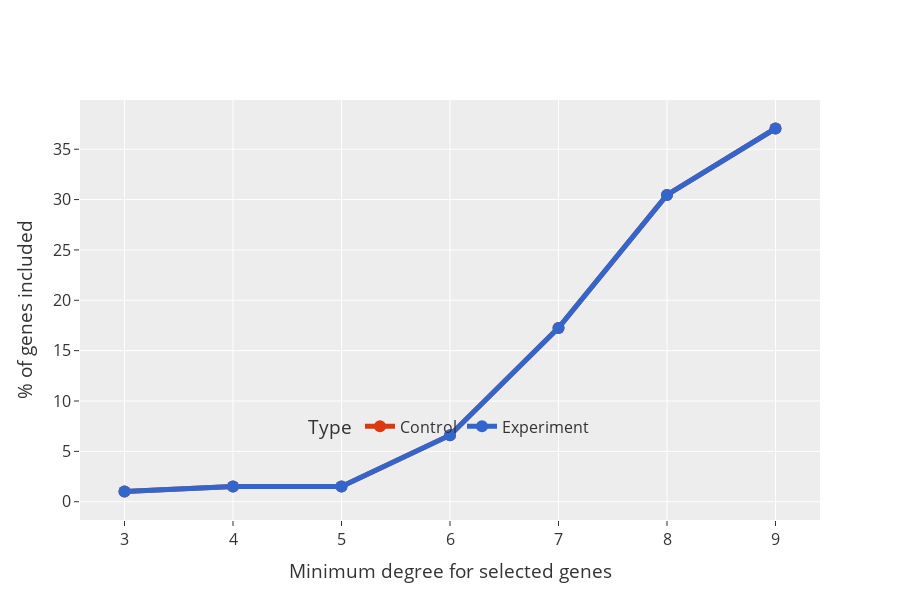

Source (notebook cell):
### Code cell
fig = px.line(
    comb_chgs,
    x="TF_edges",
    y="Prct_mean",
    error_y="Prct_std",
    color="Type",
    color_discrete_map=color_map,
    markers=True,
    title="% TF used in calculating the MEV",
    height=600,
)
fig.update_layout(
    legend=dict(
        orientation="h",
        # title="Type",
        yanchor="bottom",
        y=0.18,
        xanchor="center",
        x=0.5,
        bgcolor="rgba(0,0,0,0)",
        font=dict(size=16),
    ),
    title="",
    xaxis=dict(
        tickfont=dict(size=16),
        title_font=dict(
            size=16,
        ),
        title="Minimum degree for selected genes",
    ),
    yaxis=dict(
        tickfont=dict(size=16),
        title_font=dict(
            size=16,
        ),
        title="% of genes included",
        # range=[0, 90],
    ),
    font=dict(size=16),
)
# fig = fig.update_yaxes(title_text="% of genes included", range=[0, 105], tickfont=dict(size=14), title_font=dict(size=16))
fig.update_traces(line_width=5, marker_size=12, error_y=dict(width=5))

fig.show()

### Figure 1 — Plotly figure (JSON) as saved in the notebook; plotly's stock layout.template omitted (floating-point values rounded to 4 significant figures)
{"data": [{"error_y": {"array": [0.0, 0.0, 0.0, 0.0, 0.0, 3.972e-15, 0.0], "width": 5}, "hovertemplate": "Type=Control<br>TF_edges=%{x}<br>Prct_mean=%{y}<extra></extra>", "legendgroup": "Control", "line": {"color": "#DC3912", "dash": "solid", "width": 5}, "marker": {"size": 12, "symbol": "circle"}, "mode": "lines+markers", "name": "Control", "orientation": "v", "showlegend": true, "type": "scatter", "x": ["3", "4", "5", "6", "7", "8", "9"], "xaxis": "x", "y": [1.015, 1.523, 1.523, 6.599, 17.26, 30.46, 37.06], "yaxis": "y"}, {"error_y": {"array": [0.0, 0.0, 0.0, 0.0, 0.0, 0.0, 0.0], "width": 5}, "hovertemplate": "Type=Experiment<br>TF_edges=%{x}<br>Prct_mean=%{y}<extra></extra>", "legendgroup": "Experiment", "line": {"color": "#3366CC", "dash": "solid", "width": 5}, "marker": {"size": 12, "symbol": "circle"}, "mode": "lines+markers", "name": "Experiment", "orientation": "v", "showlegend": true, "type": "scatter", "x": ["3", "4", "5", "6", "7", "8", "9"], "xaxis": "x", "y": [1.015, 1.523, 1.523, 6.599, 17.26, 30.46, 37.06], "yaxis": "y"}], "layout": {"font": {"size": 16}, "height": 600, "legend": {"bgcolor": "rgba(0,0,0,0)", "font": {"size": 16}, "orientation": "h", "title": {"text": "Type"}, "tracegroupgap": 0, "x": 0.5, "xanchor": "center", "y": 0.18, "yanchor": "bottom"}, "title": {"text": ""}, "xaxis": {"anchor": "y", "domain": [0, 1], "tickfont": {"size": 16}, "title": {"text": "Minimum degree for selected genes"}}, "yaxis": {"anchor": "x", "domain": [0, 1], "tickfont": {"size": 16}, "title": {"text": "% of genes included"}}}}
